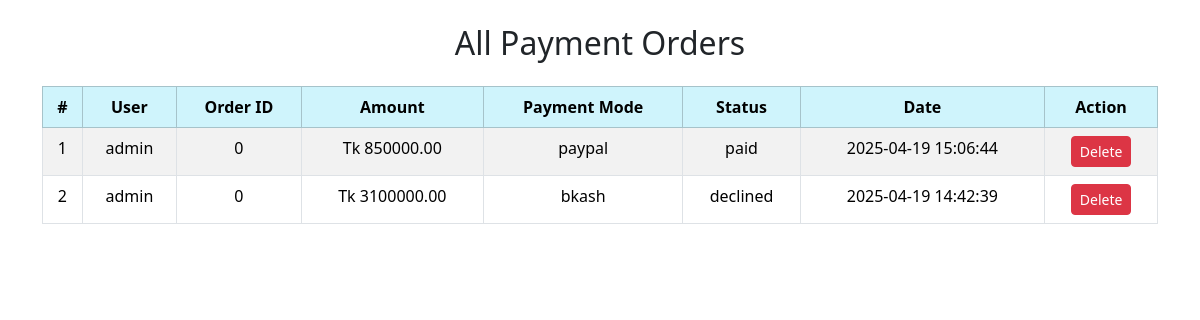
The app's page /payments/view_orders.php (signed in) with its own data.
### tables this page shows
CREATE TABLE `payments` (
  `payment_id` int(11) NOT NULL,
  `user_id` int(11) NOT NULL,
  `order_id` int(11) NOT NULL,
  `amount` decimal(10,2) NOT NULL,
  `payment_date` timestamp NOT NULL DEFAULT current_timestamp(),
  `status` varchar(20) DEFAULT 'Pending',
  `payment_method` varchar(50) NOT NULL
);

CREATE TABLE `user_table` (
  `user_id` int(11) NOT NULL,
  `username` varchar(255) NOT NULL,
  `user_email` varchar(255) DEFAULT NULL,
  `userpassword` varchar(255) DEFAULT NULL,
  `user_image` varchar(255) DEFAULT NULL,
  `user_ip` varchar(100) DEFAULT NULL,
  `user_address` text DEFAULT NULL,
  `user_mobile` varchar(15) DEFAULT NULL,
  `user_type` enum('user','admin') DEFAULT 'user',
  `status` enum('active','blocked') DEFAULT 'active'
);

### payments/view_orders.php (the view, shortened to what this page needs)
<?php
include('../includes/connect.php');
$query = "SELECT payments.*, user_table.username
          FROM payments
          JOIN user_table ON payments.user_id = user_table.user_id
          ORDER BY payments.payment_date DESC";
$result = mysqli_query($con, $query);
?>
<!DOCTYPE html>
<html lang="en">
<head>
    <link rel="stylesheet" href="https://cdn.jsdelivr.net/npm/bootstrap@5.3.3/dist/css/bootstrap.min.css">
</head>
<body>
<div class="container mt-4">
    <h2 class="text-center mb-4">All Payment Orders</h2>
    <table class="table table-bordered table-striped text-center">
        <thead class="table-info">
            <tr>
                <th>#</th>
                <th>User</th>
                <th>Order ID</th>
                <th>Amount</th>
                <th>Payment Mode</th>
                <th>Status</th>
                <th>Date</th>
                <th>Action</th>
            </tr>
        </thead>
        <tbody>
            <?php
            $i = 0;
            while ($row = mysqli_fetch_assoc($result)) {
                $i++;
                echo "<tr>
                    <td>{$i}</td>
                    <td>{$row['username']}</td>
                    <td>{$row['order_id']}</td>
                    <td>Tk {$row['amount']}</td>
                    <td>{$row['payment_method']}</td>
                    <td>{$row['status']}</td>
                    <td>{$row['payment_date']}</td>
                    <td>
                        <a href='view_orders.php?delete_payment={$row['payment_id']}' class='btn btn-danger btn-sm' onclick=\"return confirm('Are you sure you want to delete this payment?')\">Delete</a>
                    </td>
                </tr>";
            }
            ?>
        </tbody>
    </table>
</div>
</body>
</html>

### records on screen
payments: user.username "admin", order "0", amount "850000.00", payment_method "paypal", status "paid", payment_date "2025-04-19 15:06:44"
payments: user.username "admin", order "0", amount "3100000.00", payment_method "bkash", status "declined", payment_date "2025-04-19 14:42:39"
